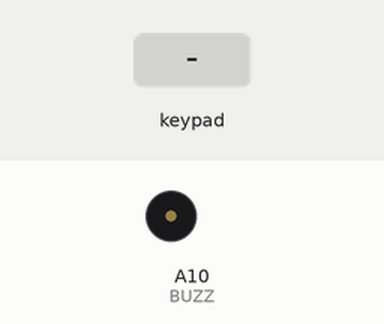
This program was run on a simulated Arduino Mega 2560, built with avr-gcc and run on an emulated ATmega2560. Shown: buzzer (waves = sounding). The inputs (shaded band) are chosen by the test bench. Random numbers use the default seed unless the program sets one; what the program prints to the serial monitor is not drawn.

Above: at 1.2 s.
1.3 s: keypad keys 3 0 3 2 3 4 3 6 A pressed 0.4 s apart
Timing chart, 0 to 5.3 s (numbered marks = the images above; inputs shaded):
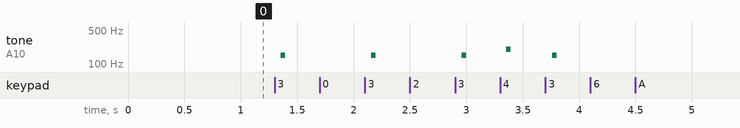

The program:

main.cpp
```cpp
#include <Arduino.h>
#include <Keypad.h>

// Keypad settings
#define ROWS 4
#define COLS 4

char keys[ROWS][COLS] = {
  {'1', '2', '3', 'A'},
  {'4', '5', '6', 'B'},
  {'7', '8', '9', 'C'},
  {'*', '0', '#', 'D'}
};

// Configure the rows and columns based on the wiring
// wires by pin:
//   0: UNUSED
//   1: COL1
//   2: COL2
//   3: COL3
//   4: COL4
//   5: ROW1
//   6: ROW2
//   7: ROW3
//   8: ROW4
//   9: UNUSED
byte rowPins[ROWS] = {30, 32, 34, 36};  //connect to the row pinouts of the keypad
byte colPins[COLS] = {22, 24, 26, 28};  //connect to the column pinouts of the keypad

Keypad keypad(makeKeymap(keys), rowPins, colPins, ROWS, COLS);

// Speaker pin
#define BUZZ A10

void beep(int frequencyInHertz, long timeInMilliseconds)
{
  int x;
  long delayAmount = (long)(1000000/frequencyInHertz);
  long loopTime = (long)((timeInMilliseconds*1000)/(delayAmount*2));
  for (x=0;x<loopTime;x++)
  {
      digitalWrite(BUZZ,HIGH);
      delayMicroseconds(delayAmount);
      digitalWrite(BUZZ,LOW);
      delayMicroseconds(delayAmount);
  }
}

// stored values to allow tuning
int freq = 100;
long time = 70;

// A good timing for feedback
#define SET_TIME 30

void setup() {
  Serial.begin(9600);
  Serial.println("Keypad test...");

  pinMode(BUZZ, OUTPUT);
  digitalWrite(BUZZ, LOW); //Buzzer Off
}

// print out the timing so it can be reused if we find a good one
void printTiming() {
  Serial.print("freq: ");
  Serial.print(freq);
  Serial.print(" time: ");
  Serial.print(time);
  Serial.println();
}

void loop() {
  char key = keypad.getKey();

  // return if noop
  if (key == NO_KEY) {
    return;
  }

  // turning this off since its not really needed for this demo
  // Serial.println(key);

  // 1 - random in a set range
  if (key == '1') {
    beep(350 + random(100, 400), SET_TIME);
  } else if (key == '2') {
    beep(200,SET_TIME);
  } else if (key == '3') {
    beep(300,SET_TIME);
  } else if (key == '4') {
    beep(400,SET_TIME);
  } else if (key == '5') {
    beep(500,SET_TIME);
  } else if (SET_TIME == '6') {
    beep(600,SET_TIME);
  } else if (key == '7') {
    beep(700,SET_TIME);
  } else if (key == '8') {
    beep(800,SET_TIME);

  // Adjustable sounds
  // A: + freq
  // B: - freq
  // C: + time
  // D: - time
  } else if (key == '0') {
    beep(freq,time);
  } else if (key == 'A') {
    freq += 100;
  } else if (key == 'B') {
    if (freq > 100) {
      freq -= 100;
    }
  } else if (key == 'C') {
    time += 10;
  } else if (key == 'D') {
    if (time > 10) {
      time -= 10;
    }
  }

  if (key == 'A' || key == 'B' || key == 'C' || key == 'D') {
    printTiming();
  }
}
```

Measured:
- after the input at 1.3 s, tone on A10 (BUZZ): plays 150 Hz for 0.04 s, 150 Hz for 0.04 s, 150 Hz for 0.04 s, 200 Hz for 0.04 s, 150 Hz for 0.04 s, starting after 0.05 s
